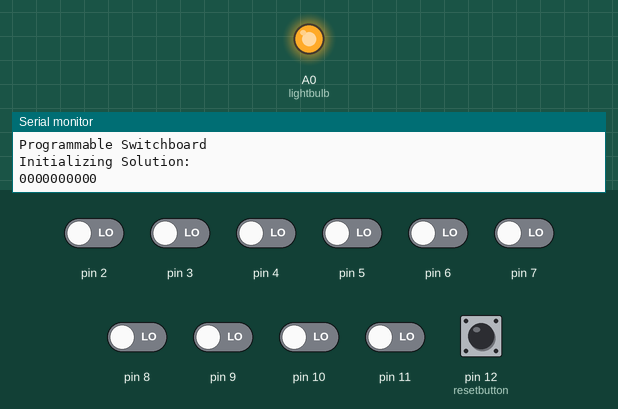
A sketch run on a simulated Arduino Uno, built with avr-gcc and run on an emulated ATmega328P. Shown: output pins drawn as LEDs (lit = HIGH), the last lines printed to the serial monitor. The test bench sets the inputs (shaded band); at power-on: pin 2–11, pin 12 (resetbutton) LOW.

Above: at 1.2 s.
1.3 s: pin 3 driven HIGH
At 1.7 s:
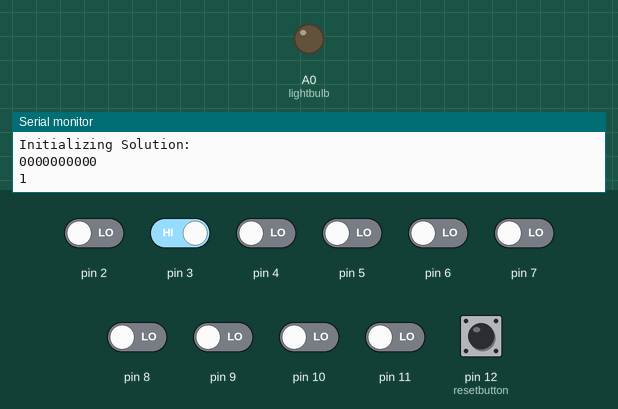
2.8 s: pin 12 (resetbutton) pulled HIGH for 0.15 s
At 4.0 s:
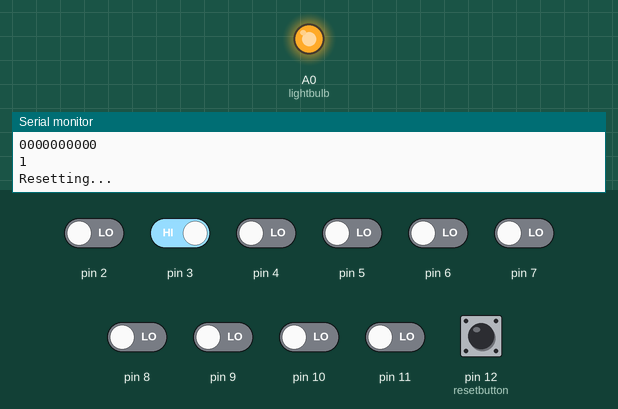
4.4 s: pin 4 driven HIGH
At 5.3 s:
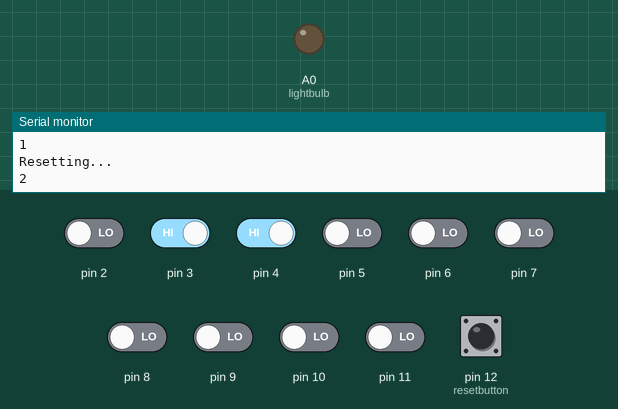
5.9 s: pin 12 (resetbutton) pulled HIGH for 1 s
At 6.4 s:
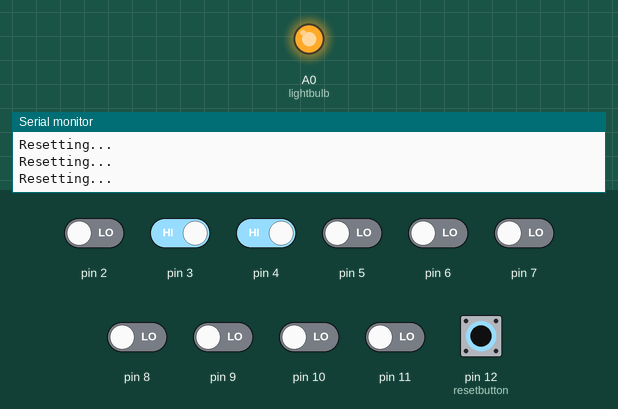
Timing chart, 0 to 8.9 s (numbered marks = the images above; inputs shaded):
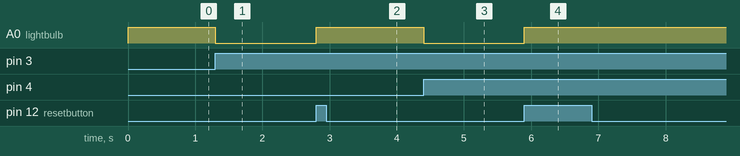

Measured:
- after the input at 1.3 s, A0 (lightbulb): HIGH → LOW at once
- after the input at 2.8 s, A0 (lightbulb): LOW → HIGH at once
- after the input at 4.4 s, A0 (lightbulb): HIGH → LOW at once
- after the input at 5.9 s, A0 (lightbulb): LOW → HIGH at once

The sketch:

ProgrammableSwitchboard.ino
```cpp
//Created by Justin Nguyen
//For use by Texas Panic Room
//9/15/2017

//Pin Assignment
const byte button0 = 2;
const byte button1 = 3;
const byte button2 = 4;
const byte button3 = 5;
const byte button4 = 6;
const byte button5 = 7;
const byte button6 = 8;
const byte button7 = 9;
const byte button8 = 10;
const byte button9 = 11;
const byte resetbutton = 12;
const byte lightbulb = A0;

//State Variables
bool flag0;
bool flag1;
bool flag2;
bool flag3;
bool flag4;
bool flag5;
bool flag6;
bool flag7;
bool flag8;
bool flag9;
bool flagp0;
bool flagp1;
bool flagp2;
bool flagp3;
bool flagp4;
bool flagp5;
bool flagp6;
bool flagp7;
bool flagp8;
bool flagp9;
bool reset;
bool programming;
bool setting;
bool correct;

//State and Input Tracking
bool flags[10];
bool flagps[10];
byte buttons[10];
int inputs[10];
int input;
int sol[10];
int prog[10] = {0, 0, 9, 9, 4, 4, 5, 5, 7, 7};
int flagsLen, flagpsLen, buttonsLen, inputsLen, solLen, progLen;
unsigned long lastReset, lastInput;

void setup() {
  Serial.begin(9600);
  Serial.println("Programmable Switchboard");
  input = 0;
  flagp0 = false;
  flagp1 = false;
  flagp2 = false;
  flagp3 = false;
  flagp4 = false;
  flagp5 = false;
  flagp6 = false;
  flagp7 = false;
  flagp8 = false;
  flagp9 = false;
  flags[0] = flag0;
  flags[1] = flag1;
  flags[2] = flag2;
  flags[3] = flag3;
  flags[4] = flag4;
  flags[5] = flag5;
  flags[6] = flag6;
  flags[7] = flag7;
  flags[8] = flag8;
  flags[9] = flag9;
  flagps[0] = flagp0;
  flagps[1] = flagp1;
  flagps[2] = flagp2;
  flagps[3] = flagp3;
  flagps[4] = flagp4;
  flagps[5] = flagp5;
  flagps[6] = flagp6;
  flagps[7] = flagp7;
  flagps[8] = flagp8;
  flagps[9] = flagp9;
  buttons[0] = button0;
  buttons[1] = button1;
  buttons[2] = button2;
  buttons[3] = button3;
  buttons[4] = button4;
  buttons[5] = button5;
  buttons[6] = button6;
  buttons[7] = button7;
  buttons[8] = button8;
  buttons[9] = button9;
  correct = false;
  setting = false;
  programming = false;
  flagsLen = sizeof(flags)/sizeof(flags[0]);
  flagpsLen = sizeof(flagps)/sizeof(flagps[0]);
  buttonsLen = sizeof(buttons)/sizeof(buttons[0]);
  inputsLen = sizeof(inputs)/sizeof(inputs[0]);
  solLen = sizeof(sol)/sizeof(sol[0]);
  progLen = sizeof(prog)/sizeof(prog[0]);
  lastReset = 0;
  lastInput = 0;

  for (int a = 0; a < buttonsLen; a++){
    pinMode(buttons[a], INPUT);
  }
  pinMode(resetbutton, INPUT);
  pinMode(lightbulb, OUTPUT);

  Serial.println("Initializing Solution: ");
  for(int i = 0; i < solLen; i++){
    Serial.print(sol[i]);
  }
  Serial.println();
}

void loop() {
  //Reset
  reset = digitalRead(resetbutton);

  //Programming Confirmation
  if (setting && reset){
    Serial.println("Programming Finished");
    for(int j =  0; j < inputsLen; j++){
      sol[j] = inputs[j];
    }
    setting = false;
    for(int i = 0; i < solLen; i++){
      Serial.print(sol[i]);
    }
    Serial.println();
  }
  else if (!setting && reset){
    if (millis() - lastReset > 200){
      Serial.println("Resetting...");
      for (int j = 0; j < inputsLen; j++){
        inputs[j] = 0;
      }
      input = 0;
      lastReset = millis();
    }
  }
  else{
    //Main Loop*
    for (int i = 0; i < flagsLen; i++){
      flags[i] = digitalRead(buttons[i]);
      //delay(5);
      if (flags[i] != flagps[i] && millis() - lastInput > 200){
        if (flags[i]){
          Serial.println(i);
          inputs[input] = i;
          if(input >= 9){
            input = 0;
          }
          else{
            input++;
          }
        }
        lastInput = millis();
      }
      flagps[i] = flags[i];
    }
  }
  //Programming Check
  programming = checkEqual(inputs, prog);

  if (programming && !setting) {
    for (int j = 0; j < inputsLen; j++){
      inputs[j] = 0;
    }
    input = 0;
    setting = true;
  }

  //Solution Check
  correct = checkEqual(inputs, sol);

  if (correct && !setting){
    digitalWrite(lightbulb, HIGH);
  }
  else{
    digitalWrite(lightbulb, LOW);
  }

}

bool checkEqual(int inputs[], int sol[]){
  for (int x = 0; x < solLen; x++){
    if(inputs[x] != sol[x]){
      return false;
    }
  }
  return true;
}
```
